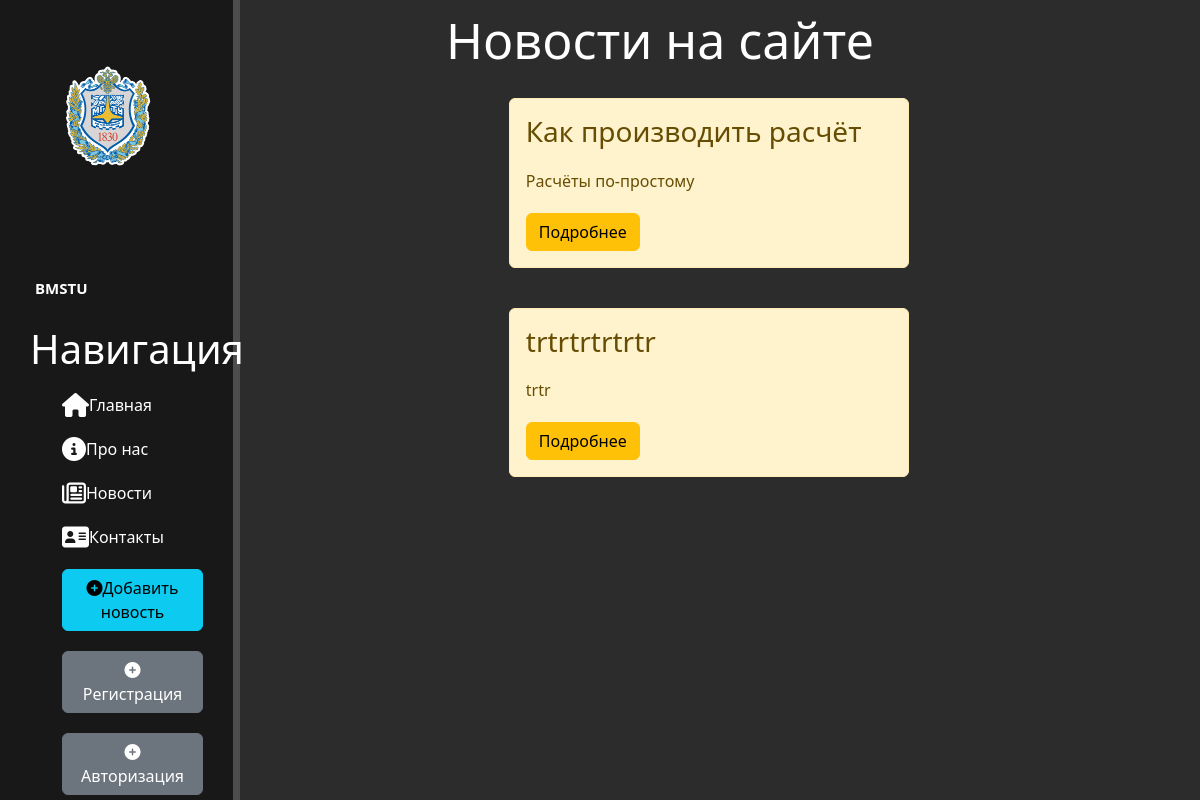
The page /news/ on the database as committed earlier.
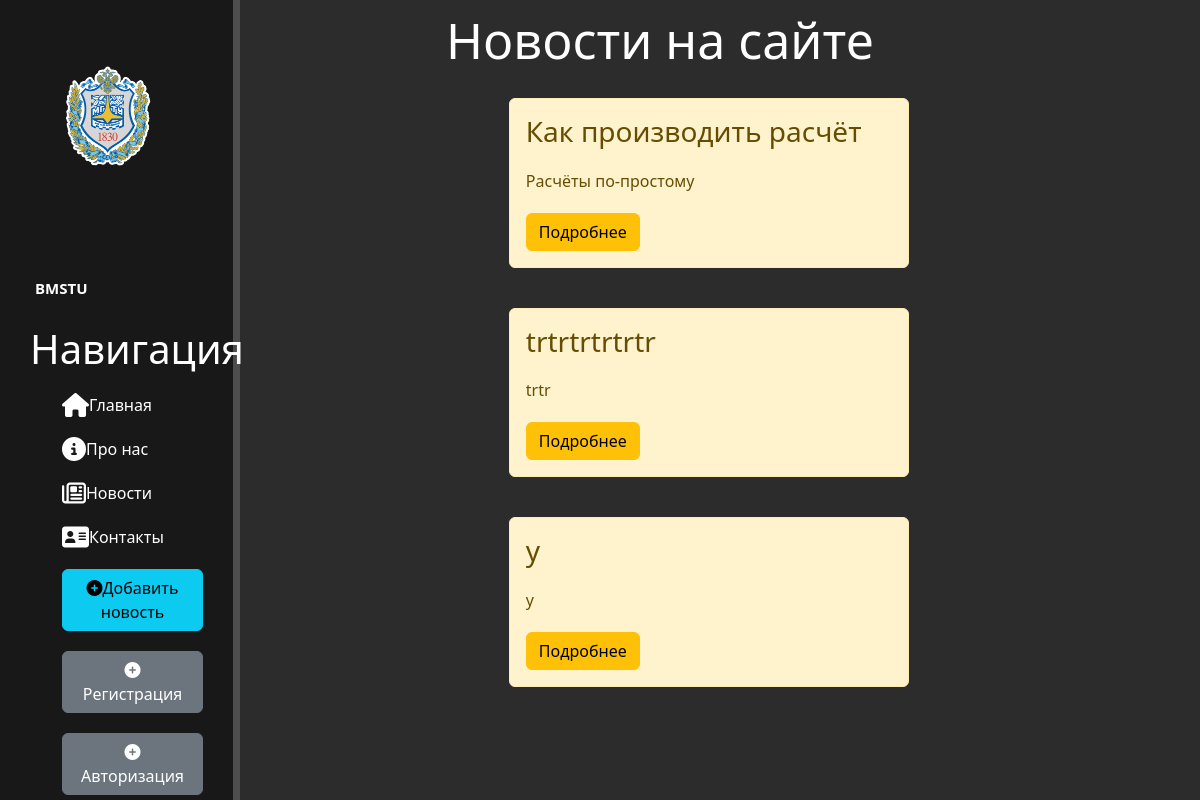
The same page on the database as committed later.
### news/models.py (models this page shows, shortened)
class Articles(models.Model):
    title = models.CharField("Название", max_length=50)
    anons = models.CharField("Анонс", max_length=250)
    full_text = models.TextField("Содержание")
    date = models.DateTimeField("Дата публикации")
    class Meta:
        verbose_name = "Новость"
        verbose_name_plural = "Новости"

### news/views.py (the view)
# urls.py: path("", views.news_home, name="news_home"),
def news_home(request):
    news = Articles.objects.order_by("-date")
    return render(request, "news/news_home.html", {"news": news})

### news/templates/news/news_home.html (shortened to what this page needs)
{% extends "main/layout.html" %}
{% block content %}
    <div class="features">
        <h1>Новости на сайте</h1>
        {% if news%}
            {% for el in news %}
                <div class="alert alert-warning">
                    <h3>{{ el.title }}</h3>
                    <p>{{ el.anons }}</p>
                    <a href="{% url 'news-detail' el.id %}" class="btn btn-warning">Подробнее</a>
                </div>
            {% endfor %}
        {% else %}
        <p>Новостей нет! </p>
        {% endif %}
    </div>
{% endblock %}

### main/templates/main/layout.html (shortened to what this page needs)
{% load static %}
<!doctype html>
<html lang="en">
<head>
    <link rel="stylesheet" href="https://cdn.jsdelivr.net/npm/bootstrap@5.2.3/dist/css/bootstrap.min.css">
    <link rel="stylesheet" href="{% static 'main/css/main.css' %}">
</head>
<body>
    <aside>
        <img src="{% static 'main/img/bmstu.png' %}" alt="Лого">
        <span class="logo">BMSTU</span>
        <h3>Навигация</h3>
        <ul>
            <a href="{% url 'home' %}"><li><i class="fa-solid fa-house fa-xl"></i></i>Главная</li></a>
            <a href="{% url 'about' %}"><li><i class="fa-solid fa-circle-info fa-xl"></i></i>Про нас</li></a>
            <a href="{% url 'news_home' %}"><li><i class="fa-regular fa-newspaper fa-xl"></i></i>Новости</li></a>
            <a href="{% url 'contacts' %}"><li><i class="fa-solid fa-address-card fa-xl"></i></i>Контакты</li></a>
            <a href="{% url 'create' %}"><li><button class="btn btn-info"><i class="fas fa-plus-circle"></i>Добавить новость</li></a>
            <a href="{% url 'register' %}"><li><button class="btn btn-secondary"><i class="fas fa-plus-circle"></i>Регистрация</li></a>
            <a href="{% url 'login' %}"><li><button class="btn btn-secondary"><i class="fas fa-plus-circle"></i>Авторизация</li></a>
        </ul>
    </aside>
    <main>
        {% block  content%}
        {% endblock %}
    </main>
</body>
</html>

### main/static/main/css/main.css (style rules this page uses)
body { background: #2c2c2c; }
aside { float: left; background: #181818; width: 20%; padding: 2.5% ; height: 100vh; color: #fff; float: left; border-right: 7px solid #4d4d4d }
aside img { width: 150px; float: left; }
aside .logo { font-size: 15px; margin-left: 5px; font-weight: bold; position: relative; top: +75px; }
aside h3 { margin-top: 100px; font-size: 40px; }
aside ul { list-style: none }
aside ul li { color: #fff; display: block; margin-top: 20px; transition: transform .6s ease; }
main .features { float: left; color: #fff; margin-top: 10px; text-align: center; width: 70%; }
main .features h1 { font-size: 50px; }
main .features p { max-width: 400px; margin: 20px auto; }
.alert-warning { float: left; clear: both; width: 400px; margin: 20px 32%; text-align: left; }

### main/templates/main/layout.html (style rules this page uses)
a { text-decoration: none; }

Rows that differ between the two databases and show on the page:
added Articles: title "y", anons "y"
